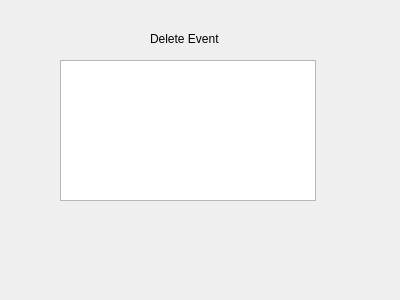
<?xml version="1.0" encoding="UTF-8"?>
<ui version="4.0">
 <class>Form</class>
 <widget class="QWidget" name="Form">
  <property name="geometry">
   <rect>
    <x>0</x>
    <y>0</y>
    <width>400</width>
    <height>300</height>
   </rect>
  </property>
  <property name="windowTitle">
   <string>Form</string>
  </property>
  <widget class="QLabel" name="label">
   <property name="geometry">
    <rect>
     <x>150</x>
     <y>30</y>
     <width>91</width>
     <height>17</height>
    </rect>
   </property>
   <property name="text">
    <string>Delete Event</string>
   </property>
  </widget>
  <widget class="QListWidget" name="listWidget">
   <property name="geometry">
    <rect>
     <x>60</x>
     <y>60</y>
     <width>256</width>
     <height>141</height>
    </rect>
   </property>
  </widget>
 </widget>
 <resources/>
 <connections/>
</ui>
